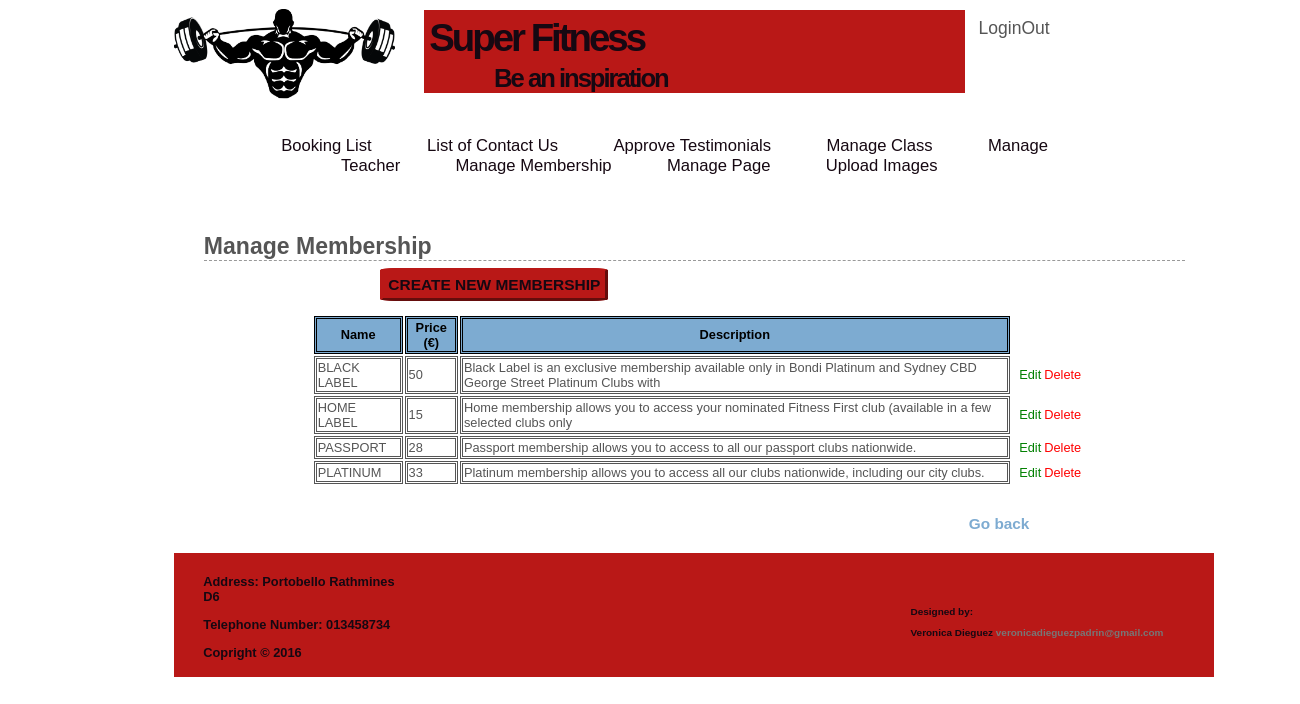
The page /adm_pages/7.view_membership.php (signed in) on the database its author committed.
### tables this page shows
CREATE TABLE IF NOT EXISTS `membership` (
  `id_membership` int(11) NOT NULL AUTO_INCREMENT,
  `name_membership` varchar(20) DEFAULT NULL,
  `price` int(11) DEFAULT NULL,
  `description` varchar(120) DEFAULT NULL,
  PRIMARY KEY (`id_membership`)
);

### adm_pages/7.view_membership.php (the view, shortened to what this page needs)
<?php
    include('../includes/header_login.php');
    echo '<h1>Manage Membership</h1>';
	require ('../connect.php');
 	echo "<a class='new' href='7.create_membership.php'>CREATE NEW MEMBERSHIP</a>";
        $sql="SELECT * from membership";
        $result = mysqli_query ($db, $sql);
        $num = mysqli_num_rows($result);
        if ($num > 0) {
       		echo '<table class="tableclass">
	    			<tr>
						<th>Name</th>
						<th>Price (€)</th>
						<th>Description</th>
	    			</tr>';
			while ($row = mysqli_fetch_array($result)) {
				echo '<tr>
						<td>' . $row['name_membership'] . '</td>
						<td>'.$row['price'].'</td>
						<td>' . $row['description'] . '</td>
						<td class="edit"><a href="7.update_membership.php?id='. $row['id_membership'].'">Edit</a></td>
		    			<td class="delete"><a href="7.delete_membership.php?id=' . $row['id_membership'] . '">Delete</a></td>
					</tr>';
			}
			echo '</table>';
		} else {
			echo '<p class="error">There are currently no registered memberships.</p>';
		  }
    echo '<a class="goback" href="1.home_adm.php">Go back</a>';
    include('../includes/footer.php');
?>

### includes/main.css (style rules this page uses)
a { color:#777; text-decoration:none; }
body { width: 80%; margin-left: 13.4%; background:#ffffff; color:#555; font:0.8em Arial, Helvetica, "bitstream vera sans", sans-serif; }
#content h1 { border-bottom:1px dashed #999; font-size:1.8em; padding:20px 0 0; }
table.tableclass { margin-bottom: 3%; }
table.tableclass tr th { border: double; background-color: #7DABD1; color: black; margin-bottom:10%; }
table.tableclass tr td { border: double; }
table.tableclass { width: 78%; margin-left: 11%; }
a.goback { margin-left: 78%; font-size: 120%; color: #7DABD1; font-weight: 700; }
table.tableclass td.delete, table.tableclass td.edit, table.tableclass td.timetable, table.bookingTime td.edit { border: none; text-align: left; padding-left: 1%; }
table.tableclass { margin-top:2%; }
table.tableclass td.delete a { color:red; }
table.tableclass td.edit a { color:green; }
a.new { padding: 5px; font-weight: bold; font-size: 121%; color: #160812; background: #b91817; border: outset; border-color:#b91817; border-radius: 7%; margin-left: 18%; }

### rows shown on the page
membership: name_membership "BLACK LABEL", price "50", description "Black Label is an exclusive membership available only in Bondi Platinum and Sydney CBD George Street Platinum Clubs with"
membership: name_membership "HOME LABEL", price "15", description "Home membership allows you to access your nominated Fitness First club (available in a few selected clubs only"
membership: name_membership "PASSPORT", price "28", description "Passport membership allows you to access to all our passport clubs nationwide."
membership: name_membership "PLATINUM", price "33", description "Platinum membership allows you to access all our clubs nationwide, including our city clubs."
